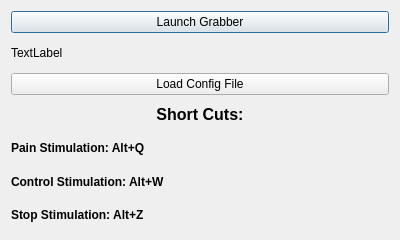
<?xml version="1.0" encoding="UTF-8"?>
<ui version="4.0">
 <class>DoDialog</class>
 <widget class="QDialog" name="DoDialog">
  <property name="geometry">
   <rect>
    <x>0</x>
    <y>0</y>
    <width>400</width>
    <height>240</height>
   </rect>
  </property>
  <property name="windowTitle">
   <string>Dialog</string>
  </property>
  <layout class="QVBoxLayout" name="verticalLayout">
   <item>
    <widget class="QPushButton" name="pushButton">
     <property name="text">
      <string>Launch Grabber</string>
     </property>
    </widget>
   </item>
   <item>
    <widget class="QLabel" name="label">
     <property name="text">
      <string>TextLabel</string>
     </property>
    </widget>
   </item>
   <item>
    <widget class="QPushButton" name="pushButton_2">
     <property name="text">
      <string>Load Config File</string>
     </property>
    </widget>
   </item>
   <item>
    <widget class="QLabel" name="label_2">
     <property name="font">
      <font>
       <pointsize>12</pointsize>
       <weight>75</weight>
       <bold>true</bold>
      </font>
     </property>
     <property name="text">
      <string>Short Cuts:</string>
     </property>
     <property name="alignment">
      <set>Qt::AlignCenter</set>
     </property>
    </widget>
   </item>
   <item>
    <widget class="QLabel" name="label_3">
     <property name="font">
      <font>
       <weight>75</weight>
       <bold>true</bold>
      </font>
     </property>
     <property name="text">
      <string>Pain Stimulation: Alt+Q</string>
     </property>
    </widget>
   </item>
   <item>
    <widget class="QLabel" name="label_4">
     <property name="font">
      <font>
       <weight>75</weight>
       <bold>true</bold>
      </font>
     </property>
     <property name="text">
      <string>Control Stimulation: Alt+W</string>
     </property>
    </widget>
   </item>
   <item>
    <widget class="QLabel" name="label_5">
     <property name="font">
      <font>
       <weight>75</weight>
       <bold>true</bold>
      </font>
     </property>
     <property name="text">
      <string>Stop Stimulation: Alt+Z</string>
     </property>
    </widget>
   </item>
  </layout>
 </widget>
 <resources/>
 <connections/>
</ui>
